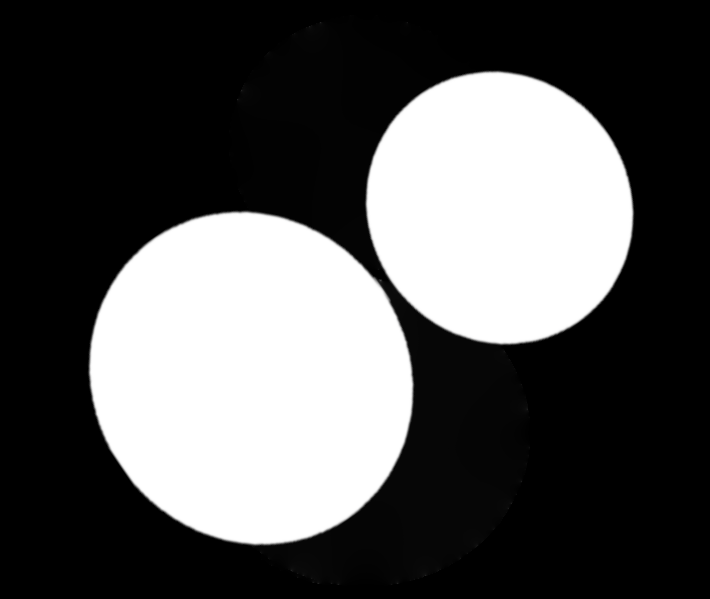
#> input picture Software/Python/CirclePicBinarySlant.png, 710 x 599 px
$ python Masking.py
#> lines starting #> are read from the running program, lines starting #| are printed output that depends on the picture; after the words box and inside, x2 and y2 are one past the last pixel; in counts of white or black regions, pixels touching at a corner belong together
# -*- coding: utf-8 -*-
"""
Created on Fri Feb 21 14:22:11 2020

@author: Gille
"""

import numpy as np
import cv2 as cv
from matplotlib import pyplot as plt
import time

start = time.time()

def create_circular_mask(h, w, center=None, radius=None):

    if center is None: # use the middle of the image
        center = (int(w/2), int(h/2))
    if radius is None: # use the smallest distance between the center and image walls
        radius = min(center[0], center[1], w-center[0], h-center[1])

    Y, X = np.ogrid[:h, :w]
    dist_from_center = np.sqrt((X - center[0])**2 + (Y-center[1])**2)

    mask = dist_from_center <= radius
    return mask

img = cv.imread('CirclePicBinarySlant.png',0)
#> img: shape (599, 710); min 0, max 255, mean 85.2
img = cv.bilateralFilter(img,9,75,75)
img	=	cv.GaussianBlur(img,(5,5),0)

#Detect circles
circles	= cv.HoughCircles(img,cv.HOUGH_GRADIENT,1,120,param1=100,param2=30,minRadius=0,maxRadius=0)
#> circles = [[260.5, 392.5, 151.6], [491.5, 213.5, 140.6]]
circles	= np.uint16(np.around(circles))
#> circles = [[260, 392, 152], [492, 214, 141]]

#Printen and marking center/border/diameter values of circles found.
for	i in circles[0,:]:
    print('X Centerlocation:',i[0], ', Y centerlocation:',i[1], ', Diameter:',i[2])
    #	draw	the	outer	circle
    cv.circle(img,(i[0],i[1]),i[2],(0,255,0),6)
    #	draw	the	center	of	the	circle
    cv.circle(img,(i[0],i[1]),2,(0,0,255),3)
#> this loop made 2 passes
#| X Centerlocation: 260 , Y centerlocation: 392 , Diameter: 152
#| X Centerlocation: 492 , Y centerlocation: 214 , Diameter: 141
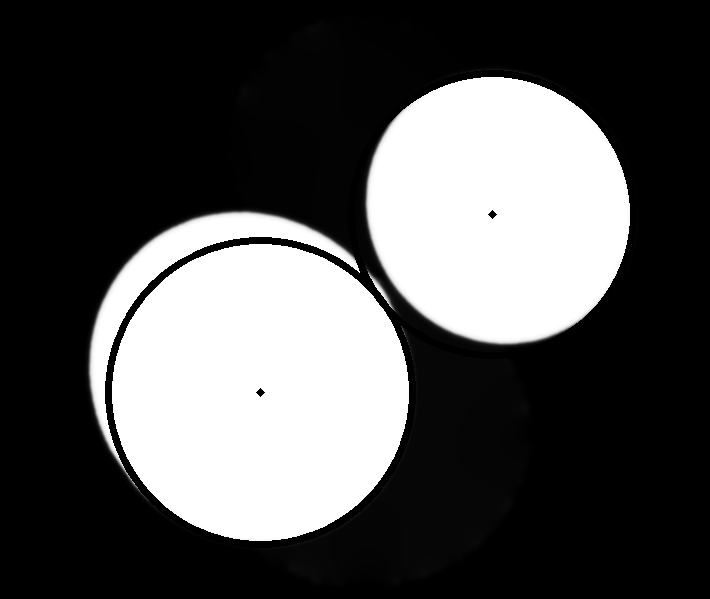
#> img: shape (599, 710); min 0, max 255, mean 80.9


centerlocBigX = circles[0,0][0]
#> centerlocBigX = 260
centerlocSmallX =  circles[0,1][0]
#> centerlocSmallX = 492
centerlocBigY = circles[0,0][1]
#> centerlocBigY = 392
centerlocSmallY =  circles[0,1][1]
#> centerlocSmallY = 214
radiusBig = circles[0,0][2]
#> radiusBig = 152
radiusSmall = circles[0,1][2]
#> radiusSmall = 141

# create a mask
maskBig = np.zeros(img.shape[:2], np.uint8)
maskSmall = np.zeros(img.shape[:2], np.uint8)

# Mask from (length, width) with :
# length region = the center Y location (same X location for both) with also counting the diameters of each circle ,
# width region = X center of big - the diameter : X center of big + diameter
# This way we get a ROI for Big & Small

maskBig[ (centerlocBigY-radiusBig):(centerlocBigY+radiusBig), (centerlocBigX-radiusBig):(centerlocBigX+radiusBig)] = 255
masked_imgBig = cv.bitwise_and(img,img,mask = maskBig)
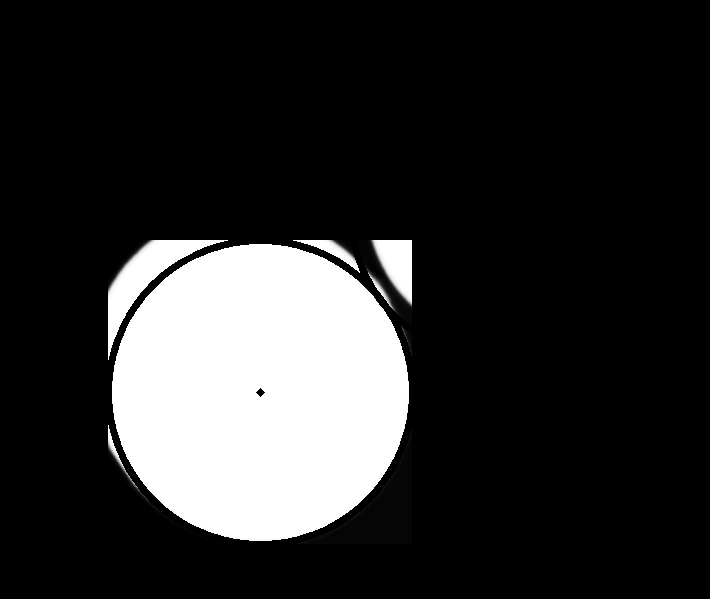
#> masked_imgBig: shape (599, 710); min 0, max 255, mean 45.1

maskSmall[ (centerlocSmallY-radiusSmall):(centerlocSmallY+radiusSmall), (centerlocSmallX-radiusSmall):(centerlocSmallX+radiusSmall)] = 255
masked_imgSmall = cv.bitwise_and(img,img,mask = maskBig)


h, w = img.shape[:2]
#> h = 599; w = 710
mask1 = create_circular_mask(h, w, radius=radiusBig)
#> in create_circular_mask, `mask = dist_from_center <= radius`:
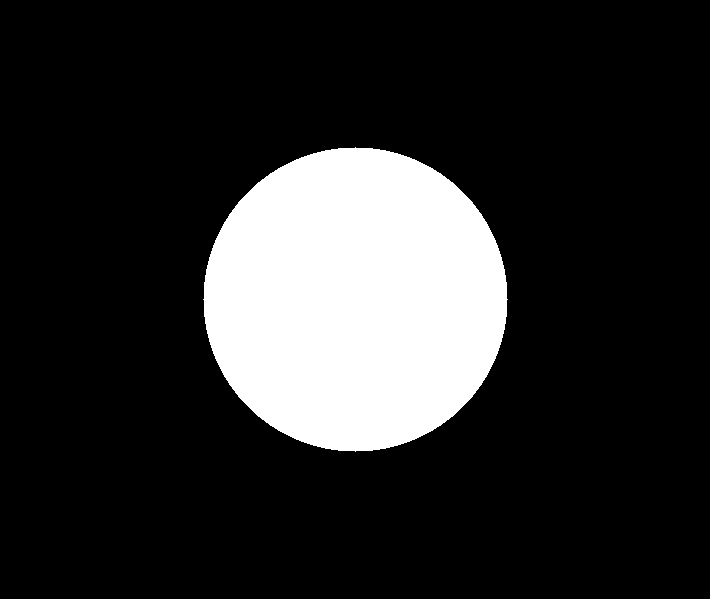
#> mask: shape (599, 710) bool; 17.1% white; 1 white region, box (x1, y1, x2, y2) and area: (203, 147, 508, 452) 72533


# Calculate histogram with mask and without mask
# Check third argument for mask
hist_full = cv.calcHist([img],[0],None,[256],[0,256])
#> hist_full = 256 values, max 221346 at index 0, min 5 at index 77, mean 1661.3
hist_mask = cv.calcHist([img],[0],maskBig,[256],[0,256])
#> hist_mask = 256 values, max 72680 at index 255, min 0 at index 109, mean 361
plt.subplot(221), plt.imshow(img, 'gray')
plt.subplot(222), plt.imshow(mask1,'gray')
plt.subplot(223), plt.imshow(masked_imgBig, 'gray')
plt.subplot(224), plt.plot(hist_full), plt.plot(hist_mask)
plt.xlim([0,256])
plt.show()
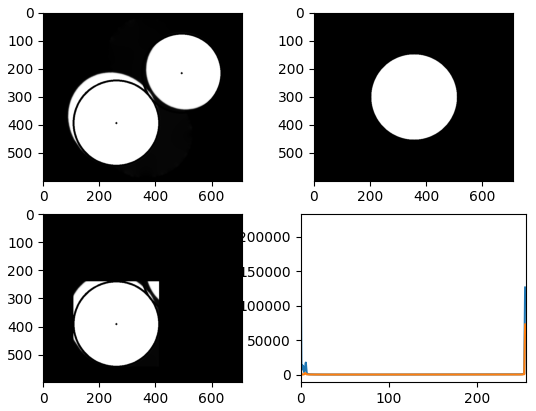
#> figure drawn by matplotlib, 4 panels; panel 4: curve peaks at x = 0, y = 221346; panel 4: curve peaks at x = 255, y = 72680

end = time.time()
print("Execution speed is :",(end - start)*1000, "ms")
